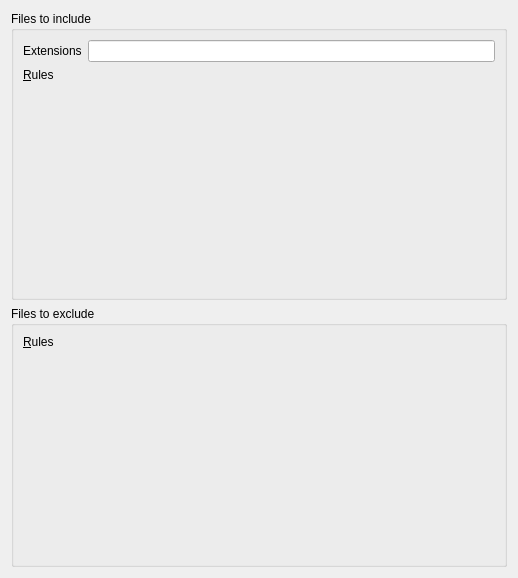
<?xml version="1.0" encoding="UTF-8"?>
<ui version="4.0">
 <class>Ruber::ProjectFilesWidget</class>
 <widget class="QWidget" name="Ruber::ProjectFilesWidget">
  <property name="geometry">
   <rect>
    <x>0</x>
    <y>0</y>
    <width>518</width>
    <height>576</height>
   </rect>
  </property>
  <property name="windowTitle">
   <string>Form</string>
  </property>
  <layout class="QVBoxLayout" name="verticalLayout">
   <item>
    <widget class="QGroupBox" name="groupBox">
     <property name="title">
      <string>Files to include</string>
     </property>
     <layout class="QGridLayout" name="gridLayout">
      <item row="0" column="0">
       <widget class="QLabel" name="label">
        <property name="text">
         <string>Extensions</string>
        </property>
        <property name="buddy">
         <cstring>extensions</cstring>
        </property>
       </widget>
      </item>
      <item row="0" column="1">
       <widget class="KLineEdit" name="extensions"/>
      </item>
      <item row="1" column="0">
       <widget class="QLabel" name="label_2">
        <property name="sizePolicy">
         <sizepolicy hsizetype="Preferred" vsizetype="Fixed">
          <horstretch>0</horstretch>
          <verstretch>0</verstretch>
         </sizepolicy>
        </property>
        <property name="text">
         <string>&amp;Rules</string>
        </property>
        <property name="buddy">
         <cstring>include_rules</cstring>
        </property>
       </widget>
      </item>
      <item row="2" column="0" colspan="2">
       <widget class="Ruber::ProjectFilesRuleChooser" name="include_rules" native="true">
        <property name="minimumSize">
         <size>
          <width>350</width>
          <height>200</height>
         </size>
        </property>
        <property name="focusPolicy">
         <enum>Qt::StrongFocus</enum>
        </property>
       </widget>
      </item>
     </layout>
    </widget>
   </item>
   <item>
    <widget class="QGroupBox" name="groupBox_2">
     <property name="title">
      <string>Files to exclude</string>
     </property>
     <layout class="QGridLayout" name="gridLayout_2">
      <item row="0" column="0">
       <widget class="QLabel" name="label_3">
        <property name="sizePolicy">
         <sizepolicy hsizetype="Preferred" vsizetype="Fixed">
          <horstretch>0</horstretch>
          <verstretch>0</verstretch>
         </sizepolicy>
        </property>
        <property name="text">
         <string>&amp;Rules</string>
        </property>
        <property name="buddy">
         <cstring>include_rules</cstring>
        </property>
       </widget>
      </item>
      <item row="1" column="0">
       <widget class="Ruber::ProjectFilesRuleChooser" name="exclude_rules" native="true">
        <property name="minimumSize">
         <size>
          <width>350</width>
          <height>200</height>
         </size>
        </property>
        <property name="focusPolicy">
         <enum>Qt::StrongFocus</enum>
        </property>
       </widget>
      </item>
     </layout>
    </widget>
   </item>
  </layout>
 </widget>
 <customwidgets>
  <customwidget>
   <class>KLineEdit</class>
   <extends>QLineEdit</extends>
   <header>klineedit.h</header>
  </customwidget>
  <customwidget>
   <class>Ruber::ProjectFilesRuleChooser</class>
   <extends>QWidget</extends>
   <header>ruber_projectfilesrulechooser.h</header>
   <container>1</container>
  </customwidget>
 </customwidgets>
 <resources/>
 <connections/>
</ui>
